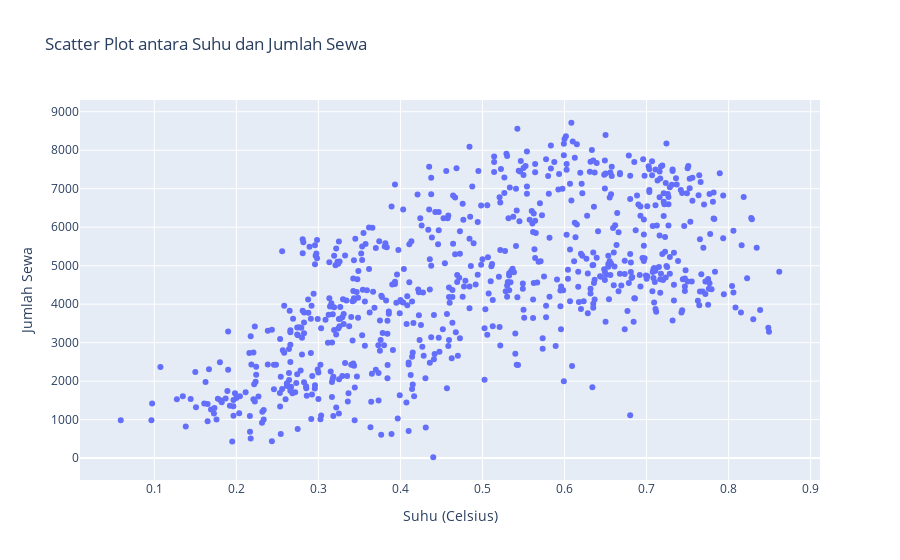

The cell this chart's notebook holds for it:
### Markdown cell above
### Scatter plot antara suhu dan jumlah sewa

### Code cell
fig = px.scatter(day, x='temp', y='cnt', title='Scatter Plot antara Suhu dan Jumlah Sewa')
fig.update_xaxes(title_text='Suhu (Celsius)')
fig.update_yaxes(title_text='Jumlah Sewa')
fig.show()

### Figure 1 — Plotly figure (JSON) as saved in the notebook; plotly's stock layout.template omitted (floating-point values rounded to 4 significant figures; data arrays with more than 128 entries replaced by an {"elided": "..."} marker saying what was removed)
{"data": [{"hovertemplate": "temp=%{x}<br>cnt=%{y}<extra></extra>", "legendgroup": "", "marker": {"color": "#636efa", "symbol": "circle"}, "mode": "markers", "name": "", "orientation": "v", "showlegend": false, "type": "scatter", "x": {"elided": "731 float values"}, "xaxis": "x", "y": {"elided": "731 int values"}, "yaxis": "y"}], "layout": {"legend": {"tracegroupgap": 0}, "title": {"text": "Scatter Plot antara Suhu dan Jumlah Sewa"}, "xaxis": {"anchor": "y", "domain": [0, 1], "title": {"text": "Suhu (Celsius)"}}, "yaxis": {"anchor": "x", "domain": [0, 1], "title": {"text": "Jumlah Sewa"}}}}
